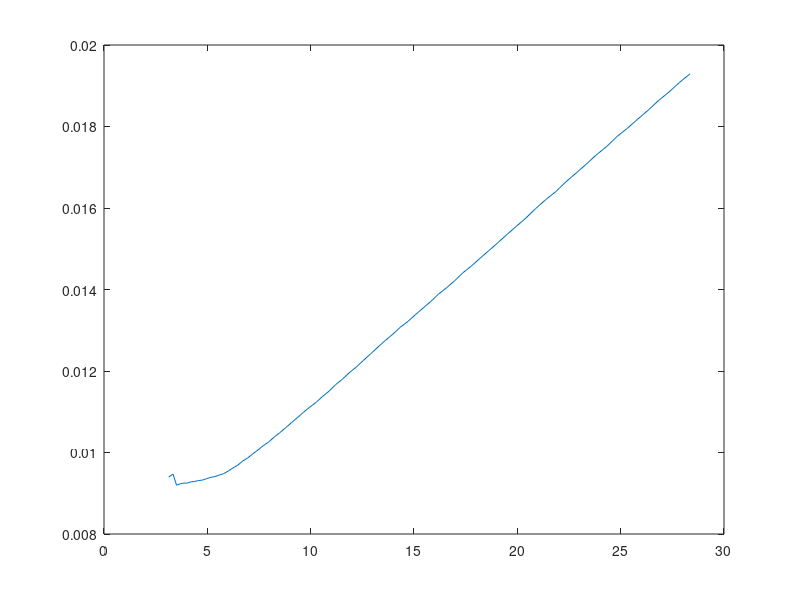

Recreate this plot in MATLAB.
data = load('Nb2P5.txt');

x = [];
y = [];
for i = 1:75
    x(i) = data(i,1)^2;
    y(i) = data(i,2) * 10^(-3)/data(i,1);
end

plot(x, y)